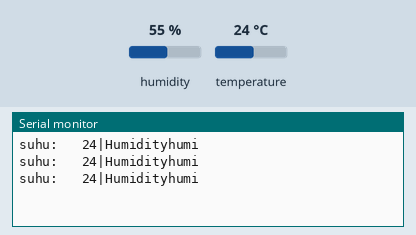
Bench run of a sketch on a simulated Arduino Uno, built with avr-gcc and run on an emulated ATmega328P. On the bench: the last lines printed to the serial monitor. The test bench sets the inputs (shaded band); at power-on: temperature 24 °C, humidity 55 %.

Above: at 2.8 s.
2.9 s: temperature set to 12 °C
At 5.4 s:
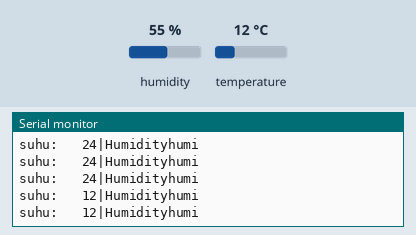
5.6 s: temperature set to 19 °C
At 7.8 s:
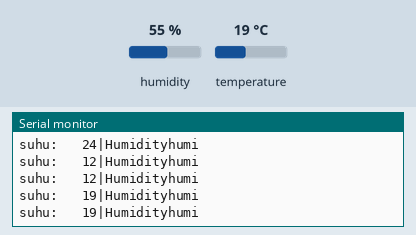
Timing chart, 0 to 9.3 s (numbered marks = the images above; inputs shaded):
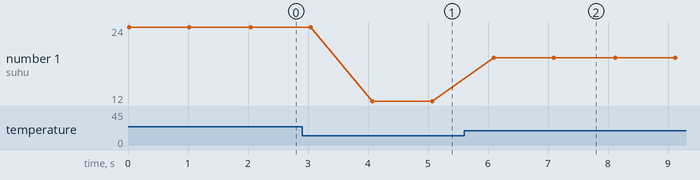

The sketch:

ukur_suhu.ino
```cpp
#include "DHT.h"
#define DHTPIN 9
#define DHTTYPE DHT11

DHT dht (DHTPIN, DHTTYPE);

void setup() {
  Serial.begin(115200);
  dht.begin();
}

void loop() {
  int temp = dht.readTemperature();
  int humi = dht.readHumidity();
  Serial.print("suhu:   ");
  Serial.print(temp);
  Serial.print("|");
  Serial.print("Humidity");
  Serial.println("humi");
  delay(1000);
}
```

Measured:
- after the input at 2.9 s, the serial monitor: prints a new line after 1.2 s (image 1)
- after the input at 5.6 s, the serial monitor: prints a new line after 0.50 s (image 2)
- plotted number 1: 24 → 12 after the input at 2.9 s, 12 → 19 after the input at 5.6 s
